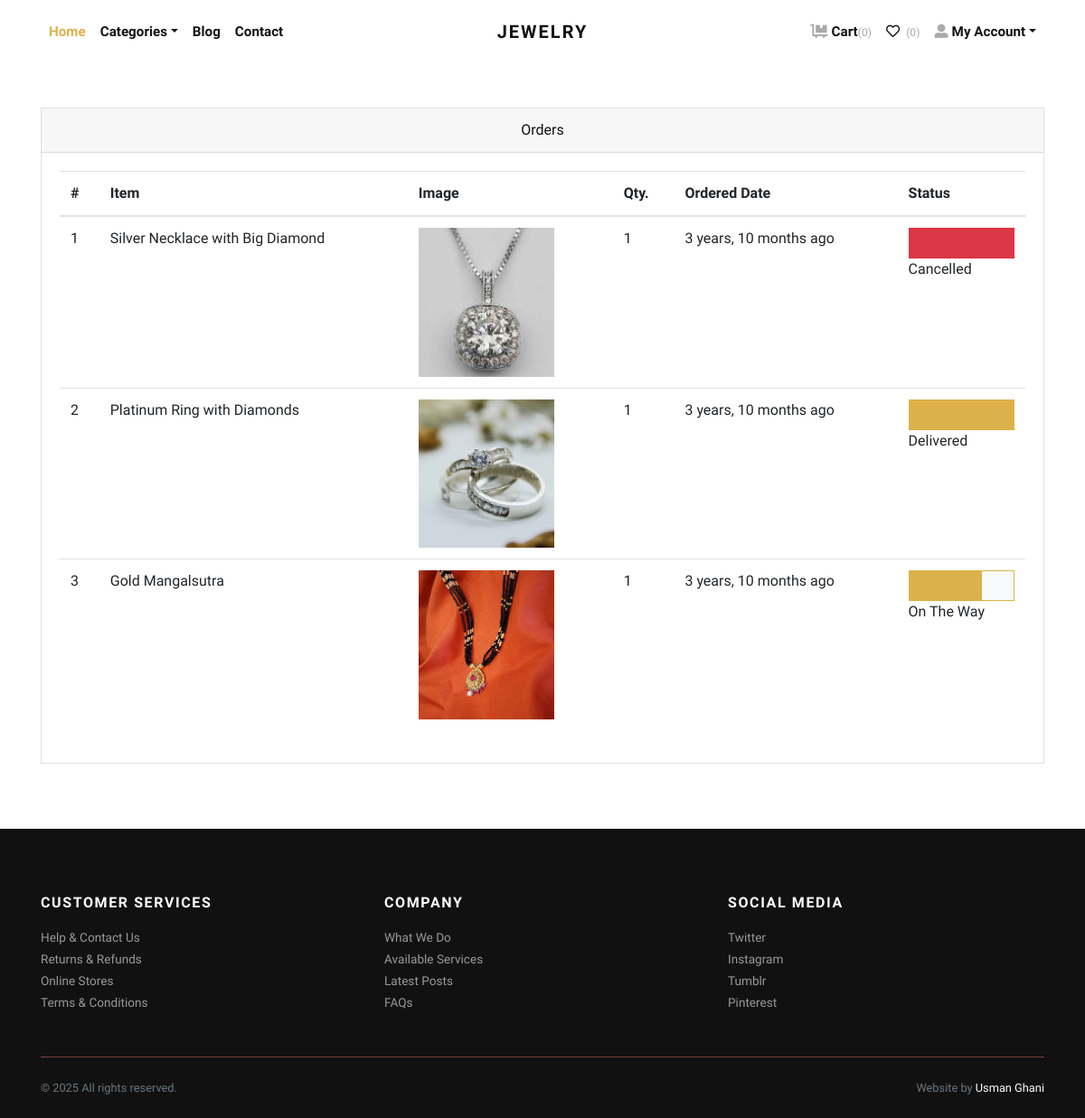
The page /orders/ (signed in) on the database its author committed.
### store/models.py (models this page shows, shortened)
class Order(models.Model):
    user = models.ForeignKey(User, verbose_name="User", on_delete=models.CASCADE)
    address = models.ForeignKey(Address, verbose_name="Shipping Address", on_delete=models.CASCADE)
    product = models.ForeignKey(Product, verbose_name="Product", on_delete=models.CASCADE)
    quantity = models.PositiveIntegerField(verbose_name="Quantity")
    ordered_date = models.DateTimeField(auto_now_add=True, verbose_name="Ordered Date")
    status = models.CharField(choices=STATUS_CHOICES, max_length=50, default="Pending", verbose_name="Order Status")

class Product(models.Model):
    title = models.CharField(max_length=150, verbose_name="Product Title")
    slug = models.SlugField(max_length=160, unique=True, verbose_name="Product Slug")
    sku = models.CharField(max_length=255, unique=True, verbose_name="Unique Product ID (SKU)")
    short_description = models.TextField(verbose_name="Short Description")
    detail_description = models.TextField(blank=True, null=True, verbose_name="Detail Description")
    product_image = models.ImageField(upload_to='product', blank=True, null=True, verbose_name="Product Image")
    price = models.DecimalField(max_digits=10, decimal_places=2, verbose_name="Price")
    category = models.ForeignKey(Category, verbose_name="Product Category", on_delete=models.CASCADE)
    is_active = models.BooleanField(default=True, verbose_name="Is Active?")
    is_featured = models.BooleanField(default=False, verbose_name="Is Featured?")
    created_at = models.DateTimeField(auto_now_add=True, verbose_name="Created Date")
    updated_at = models.DateTimeField(auto_now=True, verbose_name="Updated Date")
    class Meta:
        verbose_name_plural = 'Products'
        ordering = ('-created_at',)

### store/views.py (the view)
# urls.py: path('orders/', views.orders, name="orders"),
@login_required
def orders(request):
    all_orders = Order.objects.filter(user=request.user).order_by('-ordered_date')
    return render(request, 'store/orders.html', {'orders': all_orders})

### store/context_preprocessors.py (called while the page is built)
def store_menu(request):
    categories = Category.objects.filter(is_active=True)
    context = {
        'categories_menu': categories,
    }
    return context

def cart_menu(request):
    if request.user.is_authenticated:
        cart_items= Cart.objects.filter(user=request.user)
        context = {
            'cart_items': cart_items,
        }
    else:
        context = {}
    return context

### templates/store/orders.html (shortened to what this page needs)
{% extends 'base.html' %}
{% load static %}
{% load humanize %}
    {% block content %}
      <div class="container py-5">
        <div class="row">
          <div class="col-lg-12">
            <div class="card mb-4" id="tables">
              <div class="card-header text-center">Orders</div>
              <div class="card-body">
                <table class="table table-hover">
                  <thead>
                    <tr>
                      <th>#</th>
                      <th>Item</th>
                      <th>Image</th>
                      <th>Qty.</th>
                      <th>Ordered Date</th>
                      <th>Status</th>
                    </tr>
                  </thead>
                  <tbody>
                    {% if orders %}
                    {% for order in orders %}
                    <tr>
                      <td>{{forloop.counter}}</td>
                      <td>{{order.product.title}}</td>
                      <td>
                        {% if order.product.product_image %}
                          <img src="{{order.product.product_image.url}}" alt="{{order.product.product_ttile}}" style="width:150px;">
                        {% endif %}
                      </td>
                      <td>{{order.quantity}}</td>
                      <td>{{order.ordered_date|naturaltime}}</td>
                      <td>
                        {% if order.status == 'On The Way' %}
                        <div class="bg-light border border-primary">
                            <div class="p-3 bg-primary" style="width:70%;"></div>
                        </div>
                        {% endif %}
                        {% if order.status == 'Delivered' %}
                        <div class="bg-light border border-primary">
                            <div class="p-3 bg-primary" style="width:100%;"></div>
                        </div>
                        {% endif %}
                        {% if order.status == 'Cancelled' %}
                        <div class="bg-light border border-danger">
                            <div class="p-3 bg-danger" style="width:100%;"></div>
                        </div>
                        {% endif %}
                        {{order.status}}
                      </td>
                    </tr>
                    {% endfor %}
                    {% endif %}
                  </tbody>
                </table>
              </div>
            </div>
          </div>
        </div>
      </div>
{% endblock content %}

### jewelryshop/static/css/style.default.css (style rules this page uses)
.border { border: 1px solid #dee2e6 !important; }
.border-primary { border-color: #dcb14a !important; }
.border-danger { border-color: #dc3545 !important; }
body { font-family: "Libre Franklin", sans-serif; font-size: 1rem; font-weight: 400; line-height: 1.5; color: #111111; background-color: #fff; }
.bg-primary { background-color: #dcb14a !important; }
.bg-danger { background-color: #dc3545 !important; }
.bg-light { background-color: #f8f9fa !important; }
.card { background-color: #fff; border: 1px solid rgba(17, 17, 17, 0.125); border-radius: 0; }
.card-body { padding: 1.25rem; }
.card-header { padding: 0.75rem 1.25rem; background-color: rgba(17, 17, 17, 0.03); border-bottom: 1px solid rgba(17, 17, 17, 0.125); }
.card-header:first-child { border-radius: calc(0 - 1px) calc(0 - 1px) 0 0; }

### rows shown on the page
Order: product "Silver Necklace with Big Diamond", product.product_image (picture), quantity "1", ordered_date "3 years, 10 months ago", status "Cancelled"
Order: product "Platinum Ring with Diamonds", product.product_image (picture), quantity "1", ordered_date "3 years, 10 months ago", status "Delivered"
Order: product "Gold Mangalsutra", product.product_image (picture), quantity "1", ordered_date "3 years, 10 months ago", status "On The Way"

### other values the page prints
{{ cart_items.count }} "0"
